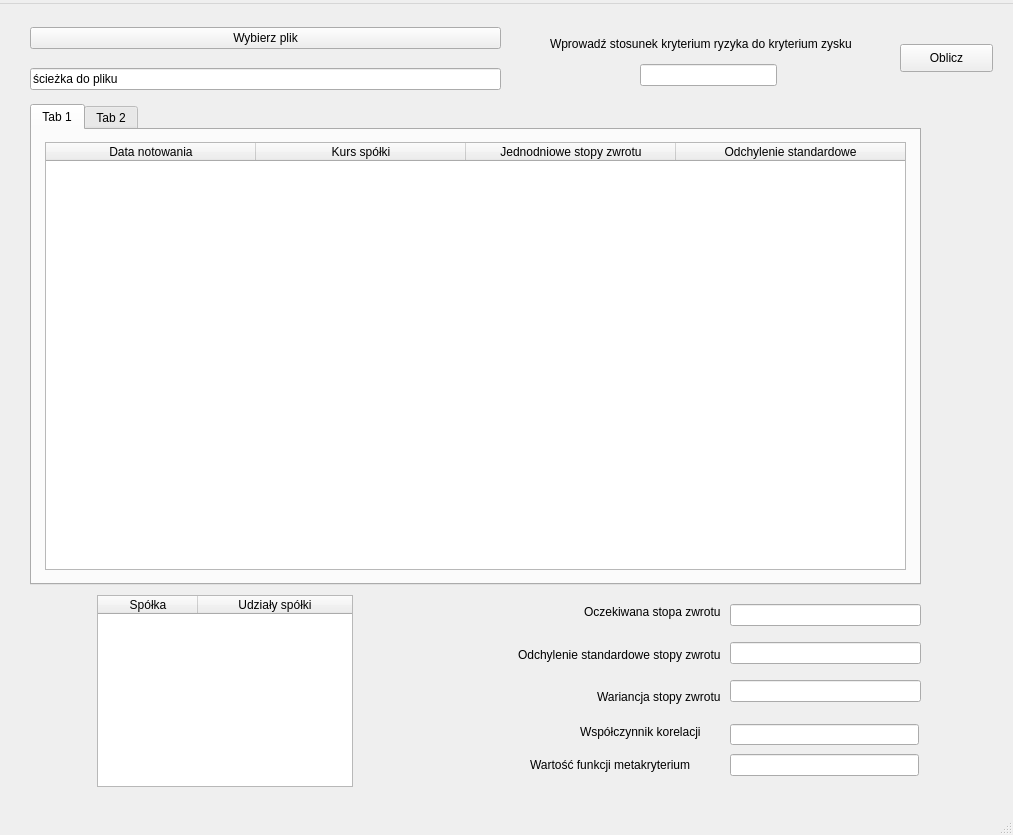
<?xml version="1.0" encoding="UTF-8"?>
<ui version="4.0">
 <class>MainWindow</class>
 <widget class="QMainWindow" name="MainWindow">
  <property name="geometry">
   <rect>
    <x>0</x>
    <y>0</y>
    <width>1013</width>
    <height>835</height>
   </rect>
  </property>
  <property name="windowTitle">
   <string>Portfel inwestycyjny</string>
  </property>
  <widget class="QWidget" name="centralwidget">
   <widget class="QWidget" name="verticalLayoutWidget">
    <property name="geometry">
     <rect>
      <x>30</x>
      <y>10</y>
      <width>471</width>
      <height>91</height>
     </rect>
    </property>
    <layout class="QVBoxLayout" name="verticalLayout">
     <item>
      <widget class="QPushButton" name="pushButton_2">
       <property name="text">
        <string>Wybierz plik</string>
       </property>
      </widget>
     </item>
     <item>
      <widget class="QLineEdit" name="lineEdit_2">
       <property name="enabled">
        <bool>true</bool>
       </property>
       <property name="text">
        <string>ścieżka do pliku</string>
       </property>
       <property name="readOnly">
        <bool>true</bool>
       </property>
      </widget>
     </item>
    </layout>
   </widget>
   <widget class="QWidget" name="horizontalLayoutWidget">
    <property name="geometry">
     <rect>
      <x>30</x>
      <y>100</y>
      <width>891</width>
      <height>481</height>
     </rect>
    </property>
    <layout class="QHBoxLayout" name="horizontalLayout">
     <item>
      <widget class="QTabWidget" name="tabWidget">
       <property name="currentIndex">
        <number>0</number>
       </property>
       <widget class="QWidget" name="tab">
        <attribute name="title">
         <string>Tab 1</string>
        </attribute>
        <layout class="QGridLayout" name="gridLayout">
         <item row="0" column="0">
          <widget class="QTableWidget" name="tableWidget">
           <property name="maximumSize">
            <size>
             <width>861</width>
             <height>428</height>
            </size>
           </property>
           <attribute name="horizontalHeaderVisible">
            <bool>true</bool>
           </attribute>
           <attribute name="horizontalHeaderCascadingSectionResizes">
            <bool>false</bool>
           </attribute>
           <attribute name="horizontalHeaderDefaultSectionSize">
            <number>210</number>
           </attribute>
           <attribute name="horizontalHeaderHighlightSections">
            <bool>true</bool>
           </attribute>
           <attribute name="horizontalHeaderStretchLastSection">
            <bool>true</bool>
           </attribute>
           <column>
            <property name="text">
             <string>Data notowania</string>
            </property>
           </column>
           <column>
            <property name="text">
             <string>Kurs spółki</string>
            </property>
           </column>
           <column>
            <property name="text">
             <string>Jednodniowe stopy zwrotu</string>
            </property>
           </column>
           <column>
            <property name="text">
             <string>Odchylenie standardowe</string>
            </property>
           </column>
          </widget>
         </item>
        </layout>
       </widget>
       <widget class="QWidget" name="tab_2">
        <attribute name="title">
         <string>Tab 2</string>
        </attribute>
        <widget class="QTableWidget" name="tableWidget_2">
         <property name="geometry">
          <rect>
           <x>10</x>
           <y>10</y>
           <width>861</width>
           <height>428</height>
          </rect>
         </property>
         <property name="maximumSize">
          <size>
           <width>861</width>
           <height>428</height>
          </size>
         </property>
         <attribute name="horizontalHeaderVisible">
          <bool>false</bool>
         </attribute>
         <attribute name="horizontalHeaderCascadingSectionResizes">
          <bool>false</bool>
         </attribute>
         <attribute name="horizontalHeaderDefaultSectionSize">
          <number>210</number>
         </attribute>
         <attribute name="horizontalHeaderHighlightSections">
          <bool>true</bool>
         </attribute>
         <attribute name="horizontalHeaderStretchLastSection">
          <bool>true</bool>
         </attribute>
         <column>
          <property name="text">
           <string>Data notowania</string>
          </property>
         </column>
         <column>
          <property name="text">
           <string>Kurs spółki</string>
          </property>
         </column>
         <column>
          <property name="text">
           <string>Jednodniowe stopy zwrotu</string>
          </property>
         </column>
         <column>
          <property name="text">
           <string>Odchylenie standardowe</string>
          </property>
         </column>
        </widget>
       </widget>
      </widget>
     </item>
    </layout>
   </widget>
   <widget class="QWidget" name="verticalLayoutWidget_2">
    <property name="geometry">
     <rect>
      <x>430</x>
      <y>590</y>
      <width>291</width>
      <height>121</height>
     </rect>
    </property>
    <layout class="QVBoxLayout" name="verticalLayout_7">
     <item alignment="Qt::AlignRight">
      <widget class="QLabel" name="label_2">
       <property name="text">
        <string>Oczekiwana stopa zwrotu</string>
       </property>
      </widget>
     </item>
     <item alignment="Qt::AlignRight">
      <widget class="QLabel" name="label_3">
       <property name="text">
        <string>Odchylenie standardowe stopy zwrotu</string>
       </property>
      </widget>
     </item>
     <item alignment="Qt::AlignRight">
      <widget class="QLabel" name="label">
       <property name="text">
        <string>Wariancja stopy zwrotu</string>
       </property>
      </widget>
     </item>
    </layout>
   </widget>
   <widget class="QWidget" name="verticalLayoutWidget_3">
    <property name="geometry">
     <rect>
      <x>730</x>
      <y>590</y>
      <width>191</width>
      <height>121</height>
     </rect>
    </property>
    <layout class="QVBoxLayout" name="verticalLayout_8">
     <item>
      <widget class="QLineEdit" name="lineEdit_4">
       <property name="enabled">
        <bool>true</bool>
       </property>
       <property name="readOnly">
        <bool>true</bool>
       </property>
      </widget>
     </item>
     <item>
      <widget class="QLineEdit" name="lineEdit_5">
       <property name="enabled">
        <bool>true</bool>
       </property>
       <property name="readOnly">
        <bool>true</bool>
       </property>
      </widget>
     </item>
     <item>
      <widget class="QLineEdit" name="lineEdit_3">
       <property name="enabled">
        <bool>true</bool>
       </property>
       <property name="readOnly">
        <bool>true</bool>
       </property>
      </widget>
     </item>
    </layout>
   </widget>
   <widget class="QWidget" name="verticalLayoutWidget_4">
    <property name="geometry">
     <rect>
      <x>30</x>
      <y>590</y>
      <width>391</width>
      <height>194</height>
     </rect>
    </property>
    <layout class="QVBoxLayout" name="verticalLayout_4">
     <item alignment="Qt::AlignHCenter|Qt::AlignVCenter">
      <widget class="QTableWidget" name="tableWidget_3">
       <property name="enabled">
        <bool>true</bool>
       </property>
       <property name="sizePolicy">
        <sizepolicy hsizetype="Fixed" vsizetype="Minimum">
         <horstretch>0</horstretch>
         <verstretch>0</verstretch>
        </sizepolicy>
       </property>
       <attribute name="horizontalHeaderShowSortIndicator" stdset="0">
        <bool>false</bool>
       </attribute>
       <attribute name="horizontalHeaderStretchLastSection">
        <bool>true</bool>
       </attribute>
       <column>
        <property name="text">
         <string>Spółka</string>
        </property>
       </column>
       <column>
        <property name="text">
         <string>Udziały spółki</string>
        </property>
       </column>
      </widget>
     </item>
    </layout>
   </widget>
   <widget class="QLabel" name="label_6">
    <property name="geometry">
     <rect>
      <x>550</x>
      <y>10</y>
      <width>331</width>
      <height>60</height>
     </rect>
    </property>
    <property name="acceptDrops">
     <bool>false</bool>
    </property>
    <property name="text">
     <string>Wprowadź stosunek kryterium ryzyka do kryterium zysku</string>
    </property>
    <property name="wordWrap">
     <bool>true</bool>
    </property>
   </widget>
   <widget class="QLineEdit" name="lineEdit_8">
    <property name="geometry">
     <rect>
      <x>640</x>
      <y>60</y>
      <width>137</width>
      <height>22</height>
     </rect>
    </property>
    <property name="dragEnabled">
     <bool>false</bool>
    </property>
    <property name="readOnly">
     <bool>false</bool>
    </property>
   </widget>
   <widget class="QPushButton" name="pushButton_3">
    <property name="geometry">
     <rect>
      <x>900</x>
      <y>40</y>
      <width>93</width>
      <height>28</height>
     </rect>
    </property>
    <property name="text">
     <string>Oblicz</string>
    </property>
   </widget>
   <widget class="QLabel" name="label_4">
    <property name="geometry">
     <rect>
      <x>580</x>
      <y>710</y>
      <width>135</width>
      <height>35</height>
     </rect>
    </property>
    <property name="text">
     <string>Współczynnik korelacji</string>
    </property>
   </widget>
   <widget class="QLineEdit" name="lineEdit_6">
    <property name="enabled">
     <bool>true</bool>
    </property>
    <property name="geometry">
     <rect>
      <x>730</x>
      <y>720</y>
      <width>189</width>
      <height>21</height>
     </rect>
    </property>
    <property name="readOnly">
     <bool>true</bool>
    </property>
   </widget>
   <widget class="QLabel" name="label_5">
    <property name="geometry">
     <rect>
      <x>530</x>
      <y>730</y>
      <width>231</width>
      <height>61</height>
     </rect>
    </property>
    <property name="text">
     <string>Wartość funkcji metakryterium</string>
    </property>
   </widget>
   <widget class="QLineEdit" name="lineEdit_7">
    <property name="enabled">
     <bool>true</bool>
    </property>
    <property name="geometry">
     <rect>
      <x>730</x>
      <y>750</y>
      <width>189</width>
      <height>22</height>
     </rect>
    </property>
    <property name="readOnly">
     <bool>true</bool>
    </property>
   </widget>
  </widget>
  <widget class="QMenuBar" name="menubar">
   <property name="geometry">
    <rect>
     <x>0</x>
     <y>0</y>
     <width>1013</width>
     <height>26</height>
    </rect>
   </property>
   <widget class="QMenu" name="menuTest"/>
   <addaction name="menuTest"/>
  </widget>
  <widget class="QStatusBar" name="statusbar">
   <property name="enabled">
    <bool>true</bool>
   </property>
   <property name="accessibleName">
    <string/>
   </property>
   <property name="accessibleDescription">
    <string/>
   </property>
   <property name="autoFillBackground">
    <bool>false</bool>
   </property>
   <property name="sizeGripEnabled">
    <bool>true</bool>
   </property>
  </widget>
 </widget>
 <resources/>
 <connections/>
</ui>
